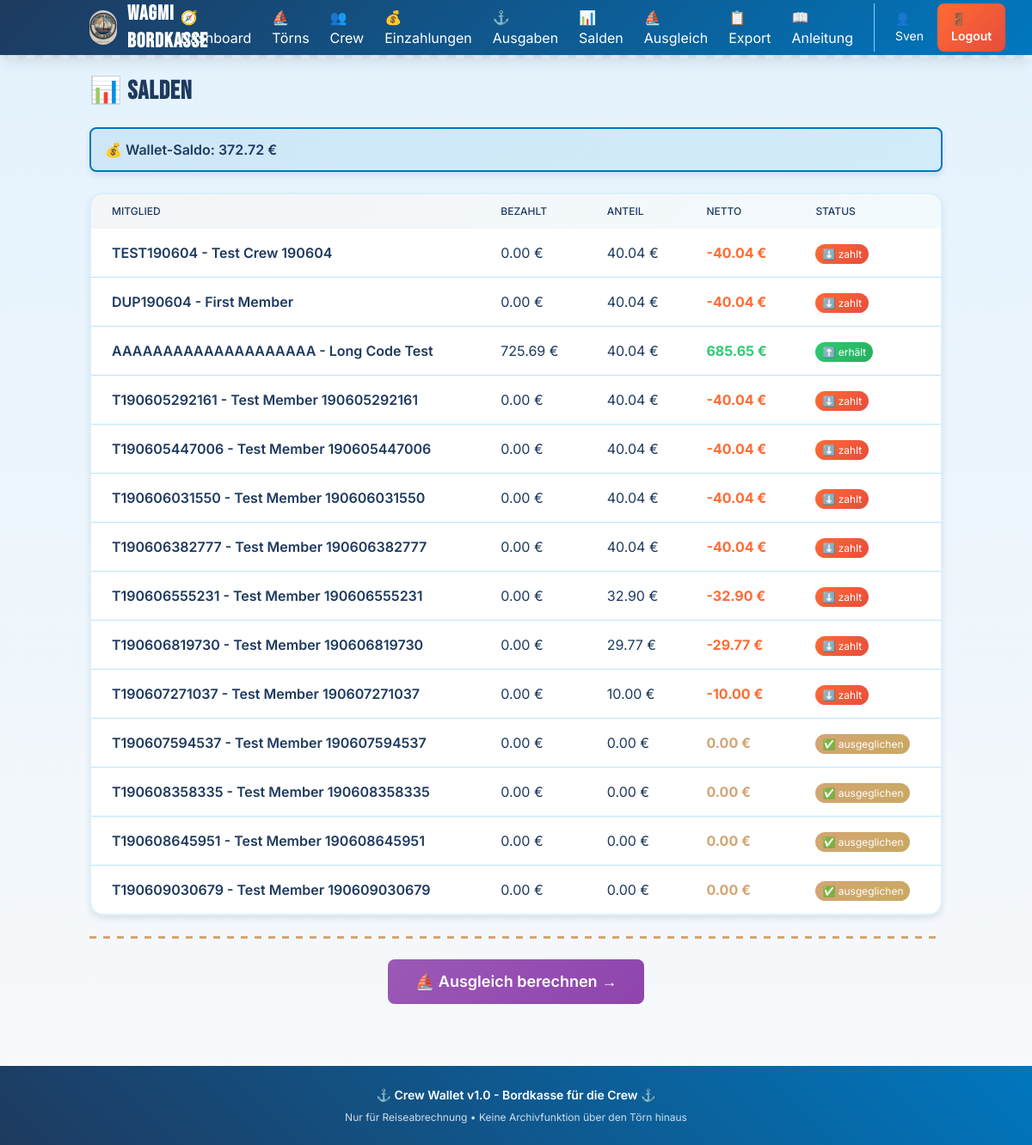
Before: /balances (signed in) with the older database file.
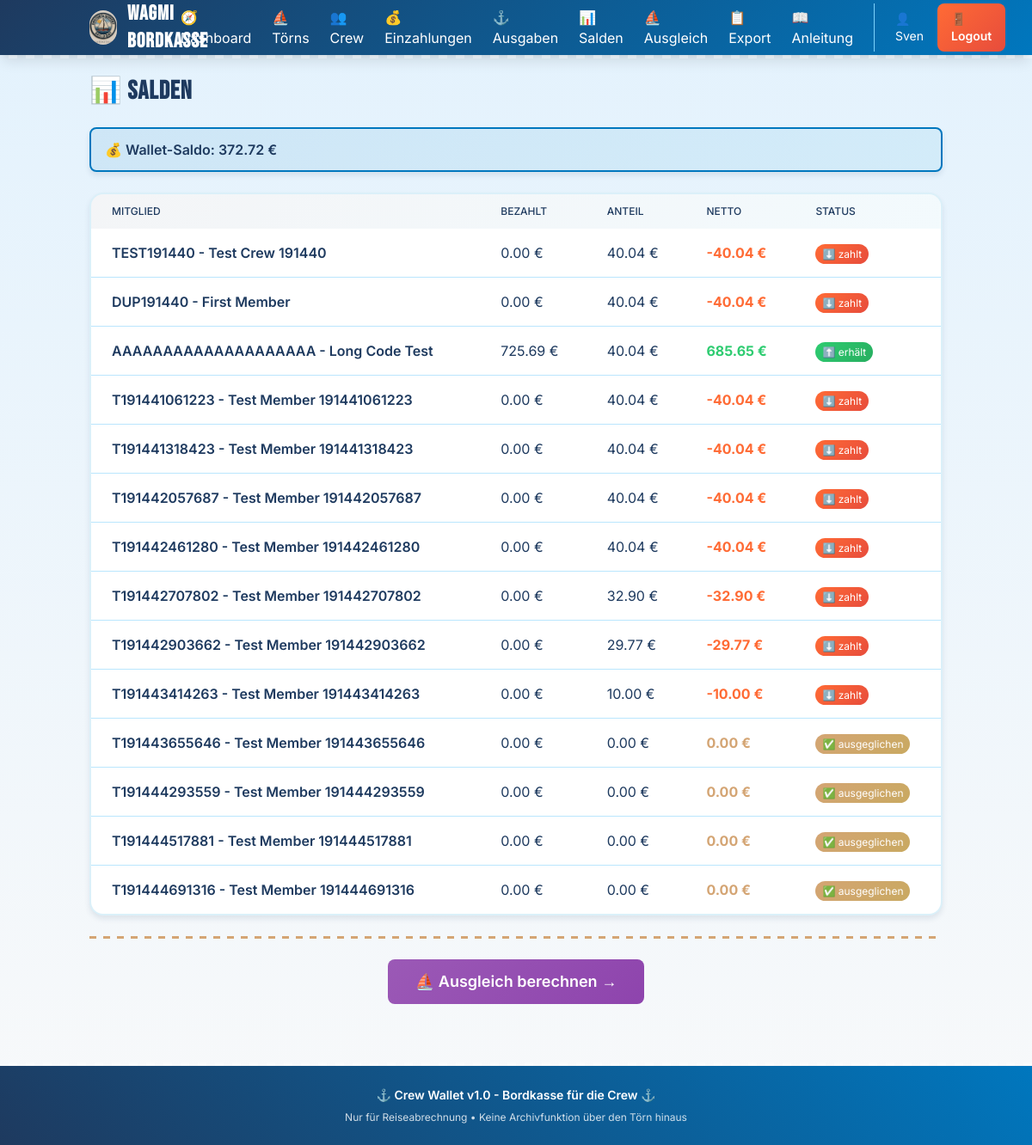
After: the same page with the newer database file.
### models.py (models this page shows)
class CrewMember(Base):
    __tablename__ = "crew_members"
    __table_args__ = (
        UniqueConstraint('trip_id', 'code', name='uq_crew_trip_code'),
    )
    id = Column(Integer, primary_key=True, index=True)
    trip_id = Column(Integer, ForeignKey("trips.id"), nullable=False, index=True)
    code = Column(String(20), nullable=False, index=True)
    name = Column(String(100), nullable=False)
    iban_or_handle = Column(String(100), nullable=True)
    created_at = Column(DateTime, default=datetime.utcnow)
    trip = relationship("Trip", back_populates="crew_members")
    deposits = relationship("Deposit", back_populates="member", cascade="all, delete-orphan")
    paid_expenses = relationship("Expense", foreign_keys="Expense.payer_id", back_populates="payer")
    expense_participations = relationship("ExpenseParticipant", back_populates="member", cascade="all, delete-orphan")

### routers/balances.py (the view)
@router.get("/balances", response_class=HTMLResponse)
async def show_balances(request: Request, db: Session = Depends(get_db)):
    active_trip = TripService.get_active_trip(db)
    if not active_trip:
        return RedirectResponse(url="/trips", status_code=303)
    balances, _ = calculate_balances(db, active_trip.id)
    total_deposits = db.query(func.sum(Deposit.amount_eur)).filter(
        Deposit.trip_id == active_trip.id
    ).scalar() or 0.0
    wallet_expenses = db.query(func.sum(Expense.amount_eur)).filter(
        Expense.paid_from == PaidFromEnum.wallet,
        Expense.trip_id == active_trip.id
    ).scalar() or 0.0
    wallet_balance = total_deposits - wallet_expenses
    return templates.TemplateResponse("balances.html", {
        "request": request,
        "balances": balances,
        "wallet_balance": round(wallet_balance, 2)
    })

### templates/balances.html
{% extends "layout.html" %}
{% block content %}
<div class="space-y-6">
    <h1 class="text-3xl font-bold maritime-header" style="color: var(--navy-deep);">📊 Salden</h1>
    <div class="porthole-card px-4 py-3 rounded-lg" style="background: linear-gradient(135deg, rgba(0, 119, 190, 0.1) 0%, rgba(135, 206, 235, 0.2) 100%); border-color: var(--ocean-blue);">
        <p class="font-semibold" style="color: var(--navy-deep);">💰 Wallet-Saldo: {{ "%.2f"|format(wallet_balance) }} €</p>
    </div>
    <div class="bg-white porthole-card overflow-hidden">
        <div class="overflow-x-auto">
            <table class="min-w-full">
                <thead style="background: linear-gradient(135deg, rgba(30, 58, 95, 0.05) 0%, rgba(135, 206, 235, 0.1) 100%);">
                    <tr>
                        <th class="px-6 py-3 text-left text-xs font-medium uppercase" style="color: var(--navy-deep);">Mitglied</th>
                        <th class="px-6 py-3 text-left text-xs font-medium uppercase" style="color: var(--navy-deep);">Bezahlt</th>
                        <th class="px-6 py-3 text-left text-xs font-medium uppercase" style="color: var(--navy-deep);">Anteil</th>
                        <th class="px-6 py-3 text-left text-xs font-medium uppercase" style="color: var(--navy-deep);">Netto</th>
                        <th class="px-6 py-3 text-left text-xs font-medium uppercase" style="color: var(--navy-deep);">Status</th>
                    </tr>
                </thead>
                <tbody class="divide-y divide-sky-200">
                    {% for balance in balances %}
                    <tr>
                        <td class="px-6 py-4 whitespace-nowrap font-semibold" style="color: var(--navy-deep);">
                            {{ balance.member.code }} - {{ balance.member.name }}
                        </td>
                        <td class="px-6 py-4 whitespace-nowrap" style="color: var(--navy-deep);">{{ "%.2f"|format(balance.paid_total) }} €</td>
                        <td class="px-6 py-4 whitespace-nowrap" style="color: var(--navy-deep);">{{ "%.2f"|format(balance.share_owed) }} €</td>
                        <td class="px-6 py-4 whitespace-nowrap font-bold" style="color: {% if balance.net > 0 %}var(--sea-foam){% elif balance.net < 0 %}var(--coral){% else %}var(--sand){% endif %};">
                            {{ "%.2f"|format(balance.net) }} €
                        </td>
                        <td class="px-6 py-4 whitespace-nowrap">
                            <span class="px-2 py-1 text-xs rounded-full text-white"
                                style="background: {% if balance.status == 'receives' %}linear-gradient(135deg, var(--sea-foam) 0%, #27ae60 100%){% elif balance.status == 'pays' %}linear-gradient(135deg, var(--coral) 0%, #e74c3c 100%){% else %}linear-gradient(135deg, var(--sand) 0%, #c9a961 100%){% endif %}">
                                {% if balance.status == 'receives' %}⬆️ erhält
                                {% elif balance.status == 'pays' %}⬇️ zahlt
                                {% else %}✅ ausgeglichen{% endif %}
                            </span>
                        </td>
                    </tr>
                    {% endfor %}
                </tbody>
            </table>
        </div>
    </div>
    <div class="rope-divider"></div>
    <div class="flex justify-center">
        <a href="/settlement" class="text-white px-8 py-3 rounded-lg text-lg font-semibold transition touch-action" style="background: linear-gradient(135deg, #9b59b6 0%, #8e44ad 100%);">
            ⛵ Ausgleich berechnen →
        </a>
    </div>
</div>
{% endblock %}

Changed rows visible on the page:
no longer on this page (row unchanged): CrewMember: member.code "TEST190604", member.name "Test Crew 190604"
no longer on this page (row unchanged): CrewMember: member.code "DUP190604", member.name "First Member"
no longer on this page (row unchanged): CrewMember: member.code "T190605292161", member.name "Test Member 190605292161"
no longer on this page (row unchanged): CrewMember: member.code "T190605447006", member.name "Test Member 190605447006"
no longer on this page (row unchanged): CrewMember: member.code "T190606031550", member.name "Test Member 190606031550"
no longer on this page (row unchanged): CrewMember: member.code "T190606382777", member.name "Test Member 190606382777"
no longer on this page (row unchanged): CrewMember: member.code "T190606555231", member.name "Test Member 190606555231"
no longer on this page (row unchanged): CrewMember: member.code "T190606819730", member.name "Test Member 190606819730"
no longer on this page (row unchanged): CrewMember: member.code "T190607271037", member.name "Test Member 190607271037"
no longer on this page (row unchanged): CrewMember: member.code "T190607594537", member.name "Test Member 190607594537"
no longer on this page (row unchanged): CrewMember: member.code "T190608358335", member.name "Test Member 190608358335"
no longer on this page (row unchanged): CrewMember: member.code "T190608645951", member.name "Test Member 190608645951"
no longer on this page (row unchanged): CrewMember: member.code "T190609030679", member.name "Test Member 190609030679"
added CrewMember: member.code "TEST191440", member.name "Test Crew 191440"
added CrewMember: member.code "DUP191440", member.name "First Member"
added CrewMember: member.code "T191441061223", member.name "Test Member 191441061223"
added CrewMember: member.code "T191441318423", member.name "Test Member 191441318423"
added CrewMember: member.code "T191442057687", member.name "Test Member 191442057687"
added CrewMember: member.code "T191442461280", member.name "Test Member 191442461280"
added CrewMember: member.code "T191442707802", member.name "Test Member 191442707802"
added CrewMember: member.code "T191442903662", member.name "Test Member 191442903662"
added CrewMember: member.code "T191443414263", member.name "Test Member 191443414263"
added CrewMember: member.code "T191443655646", member.name "Test Member 191443655646"
added CrewMember: member.code "T191444293559", member.name "Test Member 191444293559"
added CrewMember: member.code "T191444517881", member.name "Test Member 191444517881"
added CrewMember: member.code "T191444691316", member.name "Test Member 191444691316"
Other visible differences:
new list line: "- 0.00 € 40.04 € -40.04 € ⬇️ zahlt"
new list line: "- 0.00 € 32.90 € -32.90 € ⬇️ zahlt"
new list line: "- 0.00 € 29.77 € -29.77 € ⬇️ zahlt"
new list line: "- 0.00 € 10.00 € -10.00 € ⬇️ zahlt"
new list line: "- 0.00 € 0.00 € 0.00 € ✅ ausgeglichen"
list line gone: "- 0.00 € 40.04 € -40.04 € ⬇️ zahlt"
list line gone: "- 0.00 € 32.90 € -32.90 € ⬇️ zahlt"
list line gone: "- 0.00 € 29.77 € -29.77 € ⬇️ zahlt"
list line gone: "- 0.00 € 10.00 € -10.00 € ⬇️ zahlt"
list line gone: "- 0.00 € 0.00 € 0.00 € ✅ ausgeglichen"
